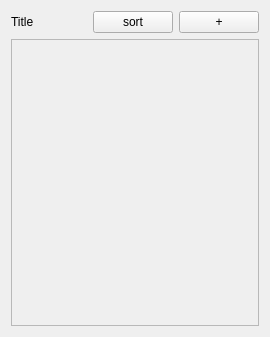
<?xml version="1.0" encoding="UTF-8"?>
<ui version="4.0">
 <class>GroupWidget</class>
 <widget class="QWidget" name="GroupWidget">
  <property name="geometry">
   <rect>
    <x>0</x>
    <y>0</y>
    <width>270</width>
    <height>337</height>
   </rect>
  </property>
  <property name="minimumSize">
   <size>
    <width>150</width>
    <height>0</height>
   </size>
  </property>
  <property name="focusPolicy">
   <enum>Qt::StrongFocus</enum>
  </property>
  <property name="windowTitle">
   <string>Form</string>
  </property>
  <layout class="QGridLayout" name="gridLayout">
   <item row="0" column="0">
    <widget class="EditableLabel" name="pTitle">
     <property name="text">
      <string>Title</string>
     </property>
    </widget>
   </item>
   <item row="2" column="0" colspan="3">
    <widget class="QScrollArea" name="scrollArea">
     <property name="widgetResizable">
      <bool>true</bool>
     </property>
     <widget class="TaskListWidget" name="pGroupTaskListWidget">
      <property name="geometry">
       <rect>
        <x>0</x>
        <y>0</y>
        <width>250</width>
        <height>288</height>
       </rect>
      </property>
     </widget>
    </widget>
   </item>
   <item row="0" column="2">
    <widget class="QPushButton" name="pAddTask">
     <property name="sizePolicy">
      <sizepolicy hsizetype="Maximum" vsizetype="Maximum">
       <horstretch>0</horstretch>
       <verstretch>0</verstretch>
      </sizepolicy>
     </property>
     <property name="text">
      <string>+</string>
     </property>
    </widget>
   </item>
   <item row="0" column="1">
    <widget class="QPushButton" name="pSortTasks">
     <property name="sizePolicy">
      <sizepolicy hsizetype="Maximum" vsizetype="Maximum">
       <horstretch>0</horstretch>
       <verstretch>0</verstretch>
      </sizepolicy>
     </property>
     <property name="text">
      <string>sort</string>
     </property>
     <property name="checkable">
      <bool>true</bool>
     </property>
    </widget>
   </item>
  </layout>
 </widget>
 <customwidgets>
  <customwidget>
   <class>EditableLabel</class>
   <extends>QLabel</extends>
   <header>editablelabel.h</header>
  </customwidget>
  <customwidget>
   <class>TaskListWidget</class>
   <extends>QWidget</extends>
   <header>tasklistwidget.h</header>
   <container>1</container>
  </customwidget>
 </customwidgets>
 <resources/>
 <connections/>
</ui>
